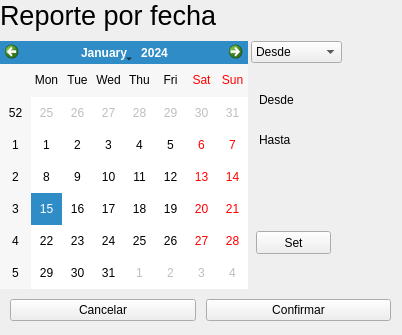
<?xml version="1.0" encoding="UTF-8"?>
<ui version="4.0">
 <class>ventanaPorFecha</class>
 <widget class="QWidget" name="ventanaPorFecha">
  <property name="geometry">
   <rect>
    <x>0</x>
    <y>0</y>
    <width>402</width>
    <height>335</height>
   </rect>
  </property>
  <property name="windowTitle">
   <string>Consultar por fecha</string>
  </property>
  <property name="styleSheet">
   <string notr="true"/>
  </property>
  <widget class="QWidget" name="verticalLayoutWidget">
   <property name="geometry">
    <rect>
     <x>0</x>
     <y>0</y>
     <width>401</width>
     <height>321</height>
    </rect>
   </property>
   <layout class="QVBoxLayout" name="verticalLayout" stretch="0,1,0">
    <property name="spacing">
     <number>10</number>
    </property>
    <property name="rightMargin">
     <number>0</number>
    </property>
    <property name="bottomMargin">
     <number>0</number>
    </property>
    <item>
     <widget class="QLabel" name="title">
      <property name="font">
       <font>
        <family>Arial</family>
        <pointsize>20</pointsize>
       </font>
      </property>
      <property name="text">
       <string>Reporte por fecha</string>
      </property>
     </widget>
    </item>
    <item>
     <layout class="QHBoxLayout" name="horizontalLayout_2" stretch="0,0">
      <property name="spacing">
       <number>3</number>
      </property>
      <item>
       <widget class="QCalendarWidget" name="calendarPorFecha">
        <property name="sizePolicy">
         <sizepolicy hsizetype="Fixed" vsizetype="Expanding">
          <horstretch>0</horstretch>
          <verstretch>0</verstretch>
         </sizepolicy>
        </property>
        <property name="styleSheet">
         <string notr="true"/>
        </property>
       </widget>
      </item>
      <item>
       <widget class="QWidget" name="datosContenedor" native="true">
        <widget class="QLabel" name="desdeLabel">
         <property name="enabled">
          <bool>true</bool>
         </property>
         <property name="geometry">
          <rect>
           <x>8</x>
           <y>50</y>
           <width>71</width>
           <height>31</height>
          </rect>
         </property>
         <property name="text">
          <string>Desde
</string>
         </property>
        </widget>
        <widget class="QLabel" name="hastaLabel">
         <property name="geometry">
          <rect>
           <x>8</x>
           <y>90</y>
           <width>71</width>
           <height>31</height>
          </rect>
         </property>
         <property name="text">
          <string>Hasta
</string>
         </property>
        </widget>
        <widget class="QPushButton" name="setBtn">
         <property name="geometry">
          <rect>
           <x>5</x>
           <y>190</y>
           <width>75</width>
           <height>23</height>
          </rect>
         </property>
         <property name="text">
          <string>Set</string>
         </property>
        </widget>
        <widget class="QComboBox" name="des_hasComboBox">
         <property name="geometry">
          <rect>
           <x>0</x>
           <y>0</y>
           <width>91</width>
           <height>22</height>
          </rect>
         </property>
         <item>
          <property name="text">
           <string>Desde</string>
          </property>
         </item>
         <item>
          <property name="text">
           <string>Hasta</string>
          </property>
         </item>
        </widget>
       </widget>
      </item>
     </layout>
    </item>
    <item>
     <layout class="QHBoxLayout" name="horizontalLayout">
      <property name="leftMargin">
       <number>10</number>
      </property>
      <property name="rightMargin">
       <number>10</number>
      </property>
      <item>
       <widget class="QPushButton" name="cancelarBtn">
        <property name="text">
         <string>Cancelar</string>
        </property>
       </widget>
      </item>
      <item>
       <widget class="QPushButton" name="confirmarBtn">
        <property name="text">
         <string>Confirmar</string>
        </property>
       </widget>
      </item>
     </layout>
    </item>
   </layout>
  </widget>
 </widget>
 <resources/>
 <connections/>
</ui>
